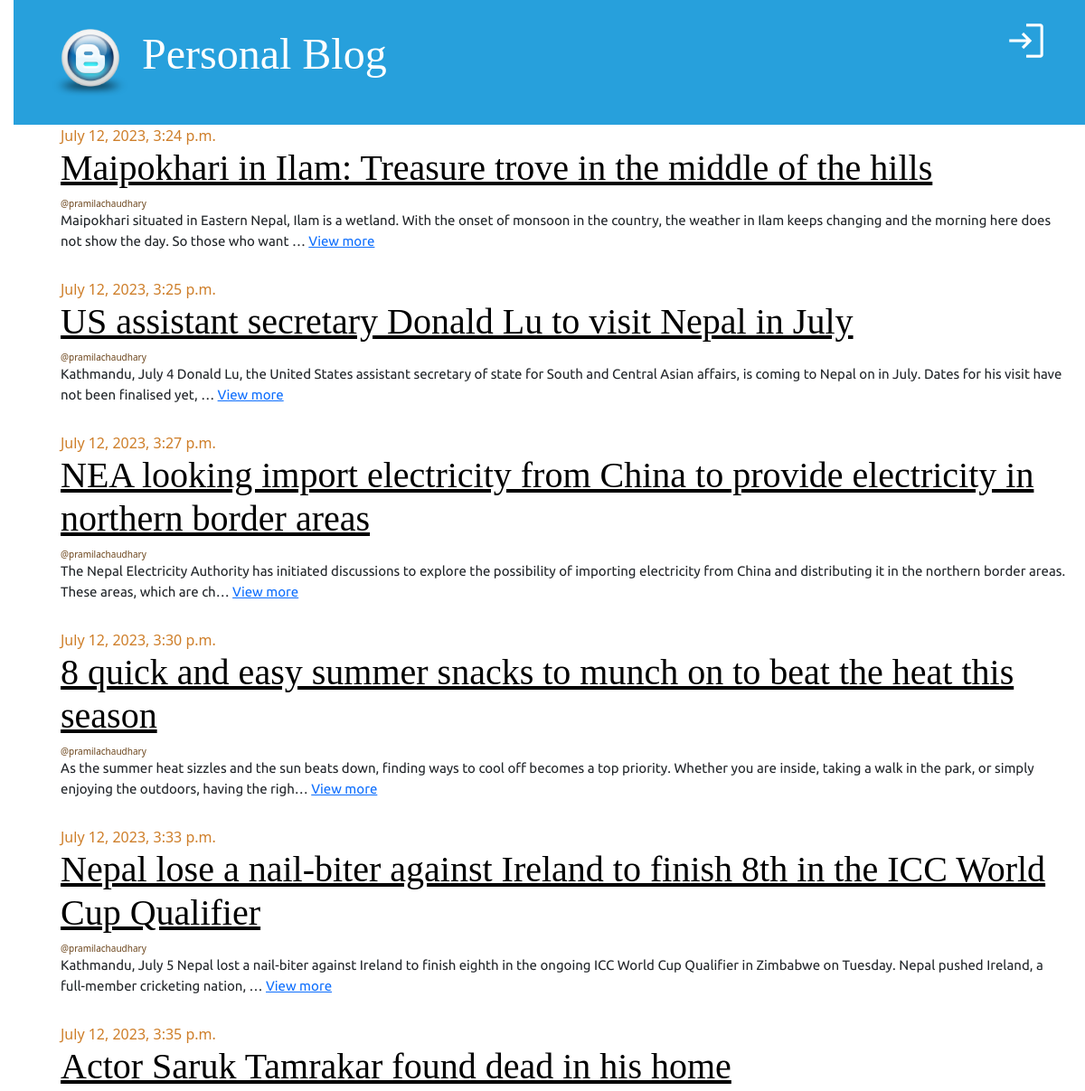
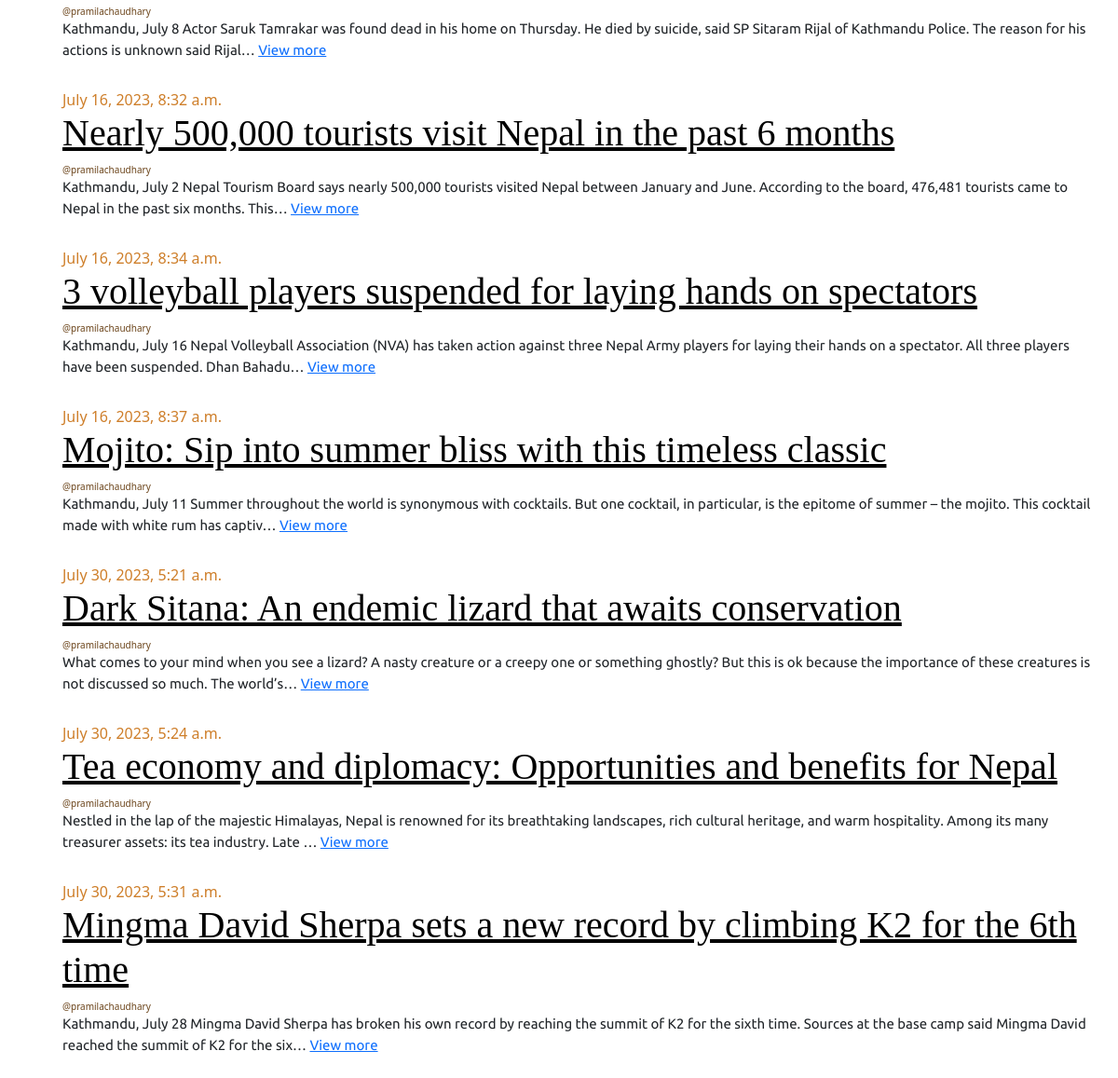
Screenshot of /blog/ with the database file from the repository (2 pictures, top to bottom).
### biznews/models.py (models this page shows, shortened)
class Post(models.Model):
    STATUS_CHOICES=[
        ("active", "Active"),
        ("inactive", "Inactive"),
    ]
    title=models.CharField(max_length=200)
    content=models.TextField()
    featured_image=models.ImageField(upload_to="post_images/%Y/%m/%d", blank=False)
    author=models.ForeignKey("auth.User", on_delete=models.CASCADE)
    published_at=models.DateTimeField(null=True, blank=True)
    status=models.CharField(max_length=20, choices=STATUS_CHOICES, default="active")
    views_count=models.PositiveBigIntegerField(default=0)
    category=models.ForeignKey(Category, on_delete=models.CASCADE)
    tag=models.ManyToManyField(Tag)

### blog_app/views.py (the view)
# urls.py: path("", views.PostListView.as_view(), name="post-list"),
class PostListView(ListView):
    model = Post
    template_name = "blog/post_list.html"
    queryset = Post.objects.filter(published_at__isnull=False)
    context_object_name = "posts"

### biznews/navigation.py (called while the page is built)
def navigation(request):
    categories=Category.objects.all()
    tags=Tag.objects.all()
    featured_posts = Post.objects.filter(
            status="active", published_at__isnull=False
        ).order_by("-views_count")[:9]
    tranding_posts = Post.objects.filter(
            status="active", published_at__isnull=False
        )[:9]
    featured_post = (
            Post.objects.filter(status="active", published_at__isnull=False)
            .order_by("-views_count")
            .first()
        )
    return{
        "categories":categories,
        "tags":tags,
        "featured_posts":featured_posts,
        "tranding_posts":tranding_posts,
        "featured_post":featured_post,
    }

### templates/blog/post_list.html
{% extends "blog/base.html" %}
{% block content %}
  <div class="row">
    <div class="col">
      {% for post in posts %}
        <div class="post">
          <div class="date">{{ post.published_at }}</div>
          <h1>
            <a href="{% url 'blog:post-detail' post.pk %}">{{ post.title }}</a>
          </h1>
          <div class="date author">@{{ post.author.username }}</div>
          <p>
            {{ post.content|striptags|safe|truncatechars:200 }} <a href="{% url 'blog:post-detail' post.pk %}">View more</a>
          </p>
        </div>
      {% endfor %}
    </div>
  </div>
{% endblock content %}

### static/blog/css/blog.css (style rules this page uses)
body { padding-left: 15px; }
h1 a { color: #27a0dc; font-family: "Lobster"; }
h1, h2, h3, h4 { font-family: "Lobster", cursive; }
.date { color: #ce7e29; }
.post { margin-bottom: 30px; }
.post h1 a, .post h1 a:visited { color: #000000; }
.author { font-size: 10px; color: #6b441a; }
p { font-family: "Ubuntu", sans-serif; font-size: 15px; }

### rows the page displays
Post: published_at "July 12, 2023, 3:24 p.m.", title "Maipokhari in Ilam: Treasure trove in the middle of the hills", author.username "pramilachaudhary", content "Maipokhari situated in Eastern Nepal, Ilam is a wetland. With the onset of monsoon in the country, the weather in Ilam keeps changing and the morning here does not show the day. So those who want …"
Post: published_at "July 12, 2023, 3:25 p.m.", title "US assistant secretary Donald Lu to visit Nepal in July", author.username "pramilachaudhary", content "Kathmandu, July 4 Donald Lu, the United States assistant secretary of state for South and Central Asian affairs, is coming to Nepal on in July. Dates for his visit have not been finalised yet, …"
Post: published_at "July 12, 2023, 3:27 p.m.", title "NEA looking import electricity from China to provide electricity in northern border areas", author.username "pramilachaudhary", content "The Nepal Electricity Authority has initiated discussions to explore the possibility of importing electricity from China and distributing it in the northern border areas. These areas, which are ch…"
Post: published_at "July 12, 2023, 3:30 p.m.", title "8 quick and easy summer snacks to munch on to beat the heat this season", author.username "pramilachaudhary", content "As the summer heat sizzles and the sun beats down, finding ways to cool off becomes a top priority. Whether you are inside, taking a walk in the park, or simply enjoying the outdoors, having the righ…"
Post: published_at "July 12, 2023, 3:33 p.m.", title "Nepal lose a nail-biter against Ireland to finish 8th in the ICC World Cup Qualifier", author.username "pramilachaudhary", content "Kathmandu, July 5 Nepal lost a nail-biter against Ireland to finish eighth in the ongoing ICC World Cup Qualifier in Zimbabwe on Tuesday. Nepal pushed Ireland, a full-member cricketing nation, …"
Post: published_at "July 12, 2023, 3:35 p.m.", title "Actor Saruk Tamrakar found dead in his home", author.username "pramilachaudhary", content "Kathmandu, July 8 Actor Saruk Tamrakar was found dead in his home on Thursday. He died by suicide, said SP Sitaram Rijal of Kathmandu Police. The reason for his actions is unknown said Rijal…"
Post: published_at "July 16, 2023, 8:32 a.m.", title "Nearly 500,000 tourists visit Nepal in the past 6 months", author.username "pramilachaudhary", content "Kathmandu, July 2 Nepal Tourism Board says nearly 500,000 tourists visited Nepal between January and June. According to the board, 476,481 tourists came to Nepal in the past six months. This…"
Post: published_at "July 16, 2023, 8:34 a.m.", title "3 volleyball players suspended for laying hands on spectators", author.username "pramilachaudhary", content "Kathmandu, July 16 Nepal Volleyball Association (NVA) has taken action against three Nepal Army players for laying their hands on a spectator. All three players have been suspended. Dhan Bahadu…"
Post: published_at "July 16, 2023, 8:37 a.m.", title "Mojito: Sip into summer bliss with this timeless classic", author.username "pramilachaudhary", content "Kathmandu, July 11 Summer throughout the world is synonymous with cocktails. But one cocktail, in particular, is the epitome of summer – the mojito. This cocktail made with white rum has captiv…"
Post: published_at "July 30, 2023, 5:21 a.m.", title "Dark Sitana: An endemic lizard that awaits conservation", author.username "pramilachaudhary", content "What comes to your mind when you see a lizard? A nasty creature or a creepy one or something ghostly? But this is ok because the importance of these creatures is not discussed so much. The world’s…"
Post: published_at "July 30, 2023, 5:24 a.m.", title "Tea economy and diplomacy: Opportunities and benefits for Nepal", author.username "pramilachaudhary", content "Nestled in the lap of the majestic Himalayas, Nepal is renowned for its breathtaking landscapes, rich cultural heritage, and warm hospitality. Among its many treasurer assets: its tea industry. Late …"
Post: published_at "July 30, 2023, 5:31 a.m.", title "Mingma David Sherpa sets a new record by climbing K2 for the 6th time", author.username "pramilachaudhary", content "Kathmandu, July 28 Mingma David Sherpa has broken his own record by reaching the summit of K2 for the sixth time. Sources at the base camp said Mingma David reached the summit of K2 for the six…"
